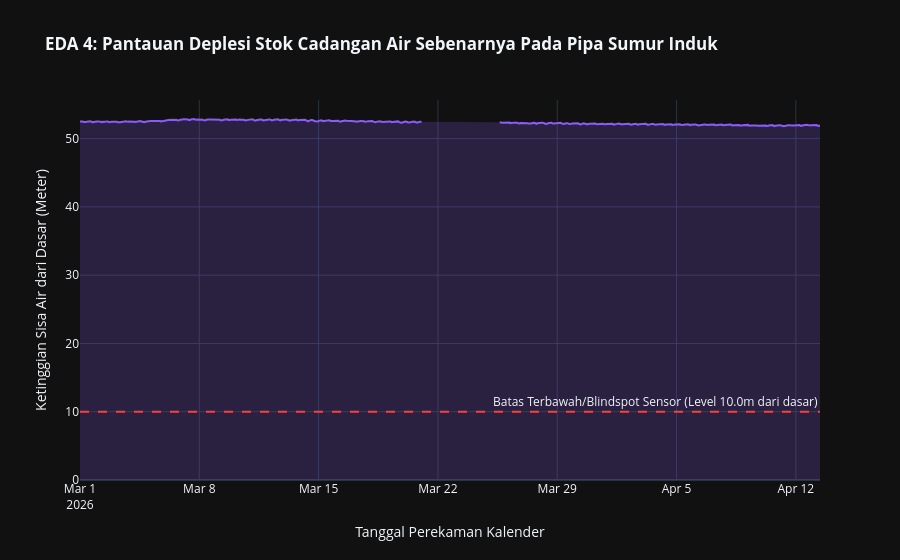

This figure's notebook cell:
### Code cell
# =========================================================================
# 2. FEATURE ENGINEERING (Penyatuan dengan Variabel Spesifikasi Sumur Nyata)
# =========================================================================
df_eda['Jam_Operasi'] = df_eda.index.hour 
df_eda['Trend_Jangka_Panjang'] = df_eda['Rerata Muka Air Tanah'].rolling(window=24, min_periods=1).mean()
df_eda['Volatilitas_Sensor'] = df_eda['Maksimal'] - df_eda['Minimal']

# --- [BAGIAN BARU] INPUT KONSTANTA POS AWLR ---------
KEDALAMAN_SUMUR = 70.0   # Jarak galian dari permukaan atas sumur ke mentok dasar (m)
KEDALAMAN_SENSOR = 60.0  # Jarak alat sensor Logger diturunkan ke bawah/terendam (m)

# 1. Menghitung 'Data Air Tanah' yang Anda Maksud (Total tinggi cadangan SISA air di dlm corong dari dasar)
df_eda['Data_Air_Tanah'] = KEDALAMAN_SUMUR - df_eda['Rerata Muka Air Tanah']

# 2. Menghitung Head Presur Sensor (Tinggi/beban sisa air MURNI di atas alat logger)
# Fungsinya: jika air drop ke kedalaman 61m, logger akan otomatis mengukur angka minus/Nol (Kering)
df_eda['Pembacaan_Murni_Sensor'] = KEDALAMAN_SENSOR - df_eda['Rerata Muka Air Tanah']

# =========================================================================
# (GRAFIK 4/OPSI BARU): VISUALISASI KRITIS SISA KETINGGIAN AIR TANAH ASLI
# =========================================================================
fig4 = go.Figure()

# Karena yg diukur sekarang "Banyaknya air", maka grafiknya tidak perlu dibalik.
# (Makin kurvanya terjun bebas, makin sedikit air yang tersisa di dasar sumur)
fig4.add_trace(go.Scatter(
    x=df_eda.index, y=df_eda['Data_Air_Tanah'], 
    mode='lines', name='Total Sisa Volume Tampung (Data Air Tanah)', 
    line=dict(color='#8b5cf6', width=2), fill='tozeroy', fillcolor='rgba(139, 92, 246, 0.2)'
))

# Kita tambahkan GARIS BATAS BAHAYA (Posisi alat Sensor Logger AWLR-nya mengintip)
# Sensor ada di kedalaman 60m, jika sumur 70m, berarti sensor diletakkan HANYA 10 Meter dari dasar!
batas_kritis_dasar = KEDALAMAN_SUMUR - KEDALAMAN_SENSOR
fig4.add_hline(y=batas_kritis_dasar, line_dash="dash", line_color="#ef4444", line_width=2,
               annotation_text=f"Batas Terbawah/Blindspot Sensor (Level {batas_kritis_dasar}m dari dasar)")

fig4.update_layout(
    title='<b>EDA 4: Pantauan Deplesi Stok Cadangan Air Sebenarnya Pada Pipa Sumur Induk</b>',
    xaxis_title='Tanggal Perekaman Kalender',
    yaxis_title='Ketinggian Sisa Air dari Dasar (Meter)',
    template='plotly_dark', hovermode='x unified'
)

fig4.show()

### Figure 1 — Plotly figure (JSON) as saved in the notebook; plotly's stock layout.template omitted (floating-point values rounded to 4 significant figures; data arrays with more than 128 entries replaced by an {"elided": "..."} marker saying what was removed)
{"data": [{"fill": "tozeroy", "fillcolor": "rgba(139, 92, 246, 0.2)", "line": {"color": "#8b5cf6", "width": 2}, "mode": "lines", "name": "Total Sisa Volume Tampung (Data Air Tanah)", "type": "scatter", "x": {"elided": "1043 str values"}, "y": {"elided": "1043 float values"}}], "layout": {"annotations": [{"showarrow": false, "text": "Batas Terbawah/Blindspot Sensor (Level 10.0m dari dasar)", "x": 1, "xanchor": "right", "xref": "x domain", "y": 10, "yanchor": "bottom", "yref": "y"}], "hovermode": "x unified", "shapes": [{"line": {"color": "#ef4444", "dash": "dash", "width": 2}, "type": "line", "x0": 0, "x1": 1, "xref": "x domain", "y0": 10, "y1": 10, "yref": "y"}], "title": {"text": "<b>EDA 4: Pantauan Deplesi Stok Cadangan Air Sebenarnya Pada Pipa Sumur Induk</b>"}, "xaxis": {"title": {"text": "Tanggal Perekaman Kalender"}}, "yaxis": {"title": {"text": "Ketinggian Sisa Air dari Dasar (Meter)"}}}}
